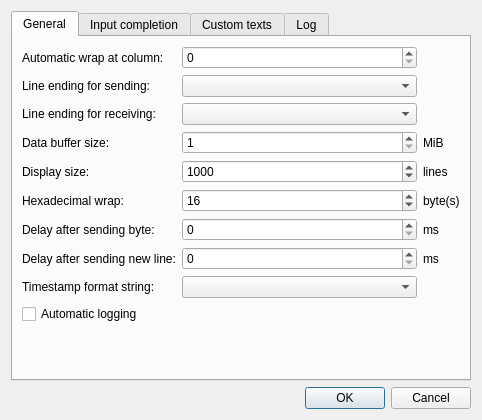
<?xml version="1.0" encoding="UTF-8"?>
<ui version="4.0">
 <class>ConsoleSettingsDialog</class>
 <widget class="QDialog" name="ConsoleSettingsDialog">
  <property name="geometry">
   <rect>
    <x>0</x>
    <y>0</y>
    <width>482</width>
    <height>420</height>
   </rect>
  </property>
  <property name="windowTitle">
   <string>Console settings</string>
  </property>
  <layout class="QVBoxLayout" name="verticalLayout_2">
   <item>
    <widget class="QTabWidget" name="tabWidget">
     <property name="currentIndex">
      <number>0</number>
     </property>
     <widget class="QWidget" name="tabGeneral">
      <property name="sizePolicy">
       <sizepolicy hsizetype="Expanding" vsizetype="Expanding">
        <horstretch>1</horstretch>
        <verstretch>1</verstretch>
       </sizepolicy>
      </property>
      <attribute name="title">
       <string>General</string>
      </attribute>
      <layout class="QGridLayout" name="gridLayout_2">
       <item row="0" column="0">
        <layout class="QGridLayout" name="gridLayout">
         <item row="4" column="2">
          <widget class="QLabel" name="label_6">
           <property name="text">
            <string>lines</string>
           </property>
          </widget>
         </item>
         <item row="3" column="0">
          <widget class="QLabel" name="label_3">
           <property name="text">
            <string>Data buffer size:</string>
           </property>
          </widget>
         </item>
         <item row="6" column="1">
          <widget class="QSpinBox" name="delayAfterSendByteSpinBox">
           <property name="maximum">
            <number>10000</number>
           </property>
          </widget>
         </item>
         <item row="6" column="0">
          <widget class="QLabel" name="label_9">
           <property name="text">
            <string>Delay after sending byte:</string>
           </property>
          </widget>
         </item>
         <item row="5" column="1">
          <widget class="QSpinBox" name="hexWrapSpinBox">
           <property name="minimum">
            <number>1</number>
           </property>
           <property name="maximum">
            <number>1024</number>
           </property>
           <property name="value">
            <number>16</number>
           </property>
          </widget>
         </item>
         <item row="5" column="2">
          <widget class="QLabel" name="label_8">
           <property name="text">
            <string>byte(s)</string>
           </property>
          </widget>
         </item>
         <item row="2" column="1">
          <widget class="QComboBox" name="lineEndingRxComboBox"/>
         </item>
         <item row="8" column="1">
          <widget class="QComboBox" name="timestampComboBox"/>
         </item>
         <item row="1" column="0">
          <widget class="QLabel" name="label_2">
           <property name="text">
            <string>Line ending for sending:</string>
           </property>
          </widget>
         </item>
         <item row="6" column="2">
          <widget class="QLabel" name="label_10">
           <property name="text">
            <string>ms</string>
           </property>
          </widget>
         </item>
         <item row="7" column="1">
          <widget class="QSpinBox" name="delayAfterSendNewLineSpinBox">
           <property name="maximum">
            <number>10000</number>
           </property>
          </widget>
         </item>
         <item row="11" column="1">
          <spacer name="horizontalSpacer">
           <property name="orientation">
            <enum>Qt::Horizontal</enum>
           </property>
           <property name="sizeHint" stdset="0">
            <size>
             <width>40</width>
             <height>0</height>
            </size>
           </property>
          </spacer>
         </item>
         <item row="4" column="1">
          <widget class="QSpinBox" name="displaySizeSpinBox">
           <property name="minimum">
            <number>50</number>
           </property>
           <property name="maximum">
            <number>10000000</number>
           </property>
           <property name="value">
            <number>1000</number>
           </property>
          </widget>
         </item>
         <item row="5" column="0">
          <widget class="QLabel" name="label_7">
           <property name="text">
            <string>Hexadecimal wrap:</string>
           </property>
          </widget>
         </item>
         <item row="0" column="0">
          <widget class="QLabel" name="label_14">
           <property name="text">
            <string>Automatic wrap at column:</string>
           </property>
          </widget>
         </item>
         <item row="4" column="0">
          <widget class="QLabel" name="label_5">
           <property name="text">
            <string>Display size:</string>
           </property>
          </widget>
         </item>
         <item row="7" column="2">
          <widget class="QLabel" name="label_12">
           <property name="text">
            <string>ms</string>
           </property>
          </widget>
         </item>
         <item row="3" column="1">
          <widget class="QSpinBox" name="dataBufferSizeSpinBox">
           <property name="minimum">
            <number>1</number>
           </property>
           <property name="maximum">
            <number>256</number>
           </property>
          </widget>
         </item>
         <item row="1" column="1">
          <widget class="QComboBox" name="lineEndingTxComboBox">
           <property name="minimumSize">
            <size>
             <width>180</width>
             <height>0</height>
            </size>
           </property>
          </widget>
         </item>
         <item row="7" column="0">
          <widget class="QLabel" name="label_11">
           <property name="text">
            <string>Delay after sending new line:</string>
           </property>
          </widget>
         </item>
         <item row="2" column="0">
          <widget class="QLabel" name="label">
           <property name="text">
            <string>Line ending for receiving:</string>
           </property>
          </widget>
         </item>
         <item row="8" column="0">
          <widget class="QLabel" name="label_13">
           <property name="text">
            <string>Timestamp format string:</string>
           </property>
          </widget>
         </item>
         <item row="3" column="2">
          <widget class="QLabel" name="label_4">
           <property name="text">
            <string>MiB</string>
           </property>
          </widget>
         </item>
         <item row="0" column="1">
          <widget class="QSpinBox" name="autoWrapSpinBox">
           <property name="maximum">
            <number>500</number>
           </property>
           <property name="value">
            <number>0</number>
           </property>
          </widget>
         </item>
         <item row="9" column="0">
          <widget class="QCheckBox" name="automaticLoggingCheckBox">
           <property name="text">
            <string>Automatic logging</string>
           </property>
          </widget>
         </item>
        </layout>
       </item>
       <item row="1" column="0">
        <spacer name="verticalSpacer">
         <property name="orientation">
          <enum>Qt::Vertical</enum>
         </property>
         <property name="sizeHint" stdset="0">
          <size>
           <width>20</width>
           <height>40</height>
          </size>
         </property>
        </spacer>
       </item>
      </layout>
     </widget>
     <widget class="QWidget" name="tabCompletion">
      <attribute name="title">
       <string>Input completion</string>
      </attribute>
      <layout class="QGridLayout" name="gridLayout_6">
       <item row="0" column="0">
        <layout class="QGridLayout" name="gridLayout_5">
         <item row="0" column="0">
          <widget class="QLabel" name="label_15">
           <property name="text">
            <string>Completion mode:</string>
           </property>
          </widget>
         </item>
         <item row="0" column="1">
          <widget class="QComboBox" name="completionModeComboBox">
           <item>
            <property name="text">
             <string>Pop-up</string>
            </property>
           </item>
           <item>
            <property name="text">
             <string>Unfiltered pop-up</string>
            </property>
           </item>
           <item>
            <property name="text">
             <string>Inline</string>
            </property>
           </item>
          </widget>
         </item>
         <item row="1" column="0">
          <widget class="QCheckBox" name="completionCaseSensCheckBox">
           <property name="text">
            <string>Case sensitive</string>
           </property>
          </widget>
         </item>
        </layout>
       </item>
       <item row="1" column="0">
        <spacer name="verticalSpacer_3">
         <property name="orientation">
          <enum>Qt::Vertical</enum>
         </property>
         <property name="sizeHint" stdset="0">
          <size>
           <width>20</width>
           <height>40</height>
          </size>
         </property>
        </spacer>
       </item>
      </layout>
     </widget>
     <widget class="QWidget" name="tabCustomTexts">
      <attribute name="title">
       <string>Custom texts</string>
      </attribute>
      <layout class="QGridLayout" name="gridLayout_3">
       <item row="2" column="0">
        <spacer name="verticalSpacer_2">
         <property name="orientation">
          <enum>Qt::Vertical</enum>
         </property>
         <property name="sizeHint" stdset="0">
          <size>
           <width>20</width>
           <height>40</height>
          </size>
         </property>
        </spacer>
       </item>
       <item row="0" column="0">
        <layout class="QGridLayout" name="gridLayout_4">
         <item row="5" column="0">
          <widget class="QCheckBox" name="text6CheckBox">
           <property name="text">
            <string>Text 6</string>
           </property>
          </widget>
         </item>
         <item row="3" column="2">
          <widget class="QToolButton" name="text4Button">
           <property name="text">
            <string>...</string>
           </property>
          </widget>
         </item>
         <item row="4" column="0">
          <widget class="QCheckBox" name="text5CheckBox">
           <property name="text">
            <string>Text 5</string>
           </property>
          </widget>
         </item>
         <item row="3" column="0">
          <widget class="QCheckBox" name="text4CheckBox">
           <property name="text">
            <string>Text 4</string>
           </property>
          </widget>
         </item>
         <item row="0" column="0">
          <widget class="QCheckBox" name="text1CheckBox">
           <property name="text">
            <string>Text 1</string>
           </property>
          </widget>
         </item>
         <item row="2" column="0">
          <widget class="QCheckBox" name="text3CheckBox">
           <property name="text">
            <string>Text 3</string>
           </property>
          </widget>
         </item>
         <item row="1" column="2">
          <widget class="QToolButton" name="text2Button">
           <property name="text">
            <string>...</string>
           </property>
          </widget>
         </item>
         <item row="1" column="0">
          <widget class="QCheckBox" name="text2CheckBox">
           <property name="text">
            <string>Text 2</string>
           </property>
          </widget>
         </item>
         <item row="0" column="2">
          <widget class="QToolButton" name="text1Button">
           <property name="text">
            <string>...</string>
           </property>
          </widget>
         </item>
         <item row="2" column="2">
          <widget class="QToolButton" name="text3Button">
           <property name="text">
            <string>...</string>
           </property>
          </widget>
         </item>
         <item row="4" column="2">
          <widget class="QToolButton" name="text5Button">
           <property name="text">
            <string>...</string>
           </property>
          </widget>
         </item>
         <item row="5" column="2">
          <widget class="QToolButton" name="text6Button">
           <property name="text">
            <string>...</string>
           </property>
          </widget>
         </item>
         <item row="0" column="1">
          <widget class="QPlainTextEdit" name="text1Edit">
           <property name="minimumSize">
            <size>
             <width>0</width>
             <height>30</height>
            </size>
           </property>
          </widget>
         </item>
         <item row="1" column="1">
          <widget class="QPlainTextEdit" name="text2Edit">
           <property name="minimumSize">
            <size>
             <width>0</width>
             <height>30</height>
            </size>
           </property>
          </widget>
         </item>
         <item row="2" column="1">
          <widget class="QPlainTextEdit" name="text3Edit">
           <property name="minimumSize">
            <size>
             <width>0</width>
             <height>30</height>
            </size>
           </property>
          </widget>
         </item>
         <item row="3" column="1">
          <widget class="QPlainTextEdit" name="text4Edit">
           <property name="minimumSize">
            <size>
             <width>0</width>
             <height>30</height>
            </size>
           </property>
          </widget>
         </item>
         <item row="4" column="1">
          <widget class="QPlainTextEdit" name="text5Edit">
           <property name="minimumSize">
            <size>
             <width>0</width>
             <height>30</height>
            </size>
           </property>
          </widget>
         </item>
         <item row="5" column="1">
          <widget class="QPlainTextEdit" name="text6Edit">
           <property name="minimumSize">
            <size>
             <width>0</width>
             <height>30</height>
            </size>
           </property>
          </widget>
         </item>
        </layout>
       </item>
      </layout>
     </widget>
     <widget class="QWidget" name="tabLog">
      <attribute name="title">
       <string>Log</string>
      </attribute>
      <layout class="QGridLayout" name="gridLayout_8">
       <item row="0" column="0">
        <layout class="QGridLayout" name="gridLayout_7">
         <item row="0" column="1">
          <widget class="QLineEdit" name="logFileNameLineEdit"/>
         </item>
         <item row="1" column="2">
          <widget class="QToolButton" name="toolButton">
           <property name="text">
            <string>...</string>
           </property>
          </widget>
         </item>
         <item row="1" column="1">
          <widget class="QLineEdit" name="lineEdit"/>
         </item>
         <item row="0" column="0">
          <widget class="QLabel" name="label_16">
           <property name="text">
            <string>Log file name:</string>
           </property>
          </widget>
         </item>
         <item row="1" column="0">
          <widget class="QLabel" name="label_17">
           <property name="text">
            <string>Log file path:</string>
           </property>
          </widget>
         </item>
         <item row="3" column="0">
          <spacer name="verticalSpacer_4">
           <property name="orientation">
            <enum>Qt::Vertical</enum>
           </property>
           <property name="sizeHint" stdset="0">
            <size>
             <width>20</width>
             <height>40</height>
            </size>
           </property>
          </spacer>
         </item>
         <item row="2" column="0">
          <widget class="QLabel" name="label_18">
           <property name="text">
            <string>Time stamp format string:</string>
           </property>
          </widget>
         </item>
         <item row="2" column="1">
          <widget class="QComboBox" name="logTimestampComboBox"/>
         </item>
        </layout>
       </item>
      </layout>
     </widget>
    </widget>
   </item>
   <item>
    <widget class="QDialogButtonBox" name="buttonBox">
     <property name="orientation">
      <enum>Qt::Horizontal</enum>
     </property>
     <property name="standardButtons">
      <set>QDialogButtonBox::Cancel|QDialogButtonBox::Ok</set>
     </property>
    </widget>
   </item>
  </layout>
 </widget>
 <tabstops>
  <tabstop>tabWidget</tabstop>
  <tabstop>lineEndingTxComboBox</tabstop>
  <tabstop>lineEndingRxComboBox</tabstop>
  <tabstop>dataBufferSizeSpinBox</tabstop>
  <tabstop>displaySizeSpinBox</tabstop>
  <tabstop>hexWrapSpinBox</tabstop>
  <tabstop>delayAfterSendByteSpinBox</tabstop>
  <tabstop>delayAfterSendNewLineSpinBox</tabstop>
  <tabstop>timestampComboBox</tabstop>
  <tabstop>completionModeComboBox</tabstop>
  <tabstop>completionCaseSensCheckBox</tabstop>
  <tabstop>text1CheckBox</tabstop>
  <tabstop>text1Edit</tabstop>
  <tabstop>text1Button</tabstop>
  <tabstop>text2CheckBox</tabstop>
  <tabstop>text2Edit</tabstop>
  <tabstop>text2Button</tabstop>
  <tabstop>text3CheckBox</tabstop>
  <tabstop>text3Edit</tabstop>
  <tabstop>text3Button</tabstop>
  <tabstop>text4CheckBox</tabstop>
  <tabstop>text4Edit</tabstop>
  <tabstop>text4Button</tabstop>
  <tabstop>text5CheckBox</tabstop>
  <tabstop>text5Edit</tabstop>
  <tabstop>text5Button</tabstop>
  <tabstop>text6CheckBox</tabstop>
  <tabstop>text6Edit</tabstop>
  <tabstop>text6Button</tabstop>
 </tabstops>
 <resources/>
 <connections>
  <connection>
   <sender>buttonBox</sender>
   <signal>accepted()</signal>
   <receiver>ConsoleSettingsDialog</receiver>
   <slot>accept()</slot>
   <hints>
    <hint type="sourcelabel">
     <x>248</x>
     <y>254</y>
    </hint>
    <hint type="destinationlabel">
     <x>157</x>
     <y>274</y>
    </hint>
   </hints>
  </connection>
  <connection>
   <sender>buttonBox</sender>
   <signal>rejected()</signal>
   <receiver>ConsoleSettingsDialog</receiver>
   <slot>reject()</slot>
   <hints>
    <hint type="sourcelabel">
     <x>316</x>
     <y>260</y>
    </hint>
    <hint type="destinationlabel">
     <x>286</x>
     <y>274</y>
    </hint>
   </hints>
  </connection>
 </connections>
</ui>
